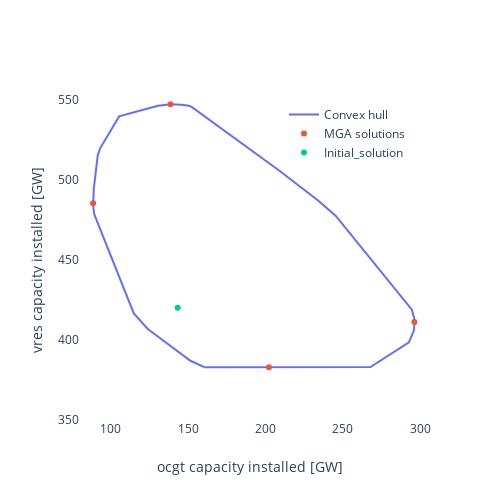

The code cell stored with this chart in its notebook:
### Code cell
fig = go.Figure()



fig.add_trace(go.Scatter(x=hull.points[np.append(hull.vertices,hull.vertices[0])][:,0]/1000,
                          y=hull.points[np.append(hull.vertices,hull.vertices[0])][:,1]/1000,
                          #z=data_detail_sum[:,2],
                          mode='lines',name='Convex hull'))

fig.add_trace(go.Scatter(x=data_detail_sum[:,0]/1000,
                          y=data_detail_sum[:,1]/1000,
                          #z=data_detail_sum[:,2],
                          mode='markers',name='MGA solutions'))

fig.add_trace(go.Scatter(x=[initial_solution[0]/1000],
                          y=[initial_solution[1]/1000],
                          #z=[np.mean(data_detail_sum,axis=0)[2]],
                          mode='markers',name='Initial_solution'))

fig.update_yaxes(title_text='vres capacity installed [GW]',range=[350,550])
fig.update_xaxes(title_text='ocgt capacity installed [GW]',range=[80,300])
fig.update_layout(
    autosize=False,
    showlegend=True,
    width=500,
    height=500,
    paper_bgcolor='rgba(0,0,0,0)',
    plot_bgcolor='rgba(0,0,0,0)',
    legend=dict(x=0.6,y=1)
)
fig.write_image("C:/Users\Tim\OneDrive - Aarhus universitet\Speciale\Report\Images\comparison_4.pdf")
fig.show()

### Figure 1 — Plotly figure (JSON) as saved in the notebook; plotly's stock layout.template omitted (floating-point values rounded to 4 significant figures)
{"data": [{"mode": "lines", "name": "Convex hull", "type": "scatter", "x": [160.4, 267.7, 267.9, 292.8, 295.5, 295.9, 296.2, 296.4, 296.3, 294.7, 248.5, 245.4, 233.8, 209.3, 152.2, 151.7, 150.5, 145.8, 138.6, 130.5, 108.7, 108.3, 105.3, 93.03, 91.77, 91.48, 88.93, 88.55, 88.48, 88.5, 89.15, 89.32, 114.8, 123.7, 126.0, 151.4, 151.5, 160.4], "y": [383.0, 383.0, 383.1, 398.5, 404.3, 405.3, 406.2, 411.2, 413.5, 419.0, 474.7, 477.7, 487.3, 505.6, 545.7, 546.0, 546.4, 547.0, 547.3, 546.4, 541.0, 540.9, 539.8, 519.8, 516.4, 515.4, 494.6, 488.9, 485.5, 483.9, 479.1, 478.4, 416.6, 407.1, 405.3, 387.1, 387.0, 383.0]}, {"mode": "markers", "name": "MGA solutions", "type": "scatter", "x": [88.48, 202.3, 296.4, 138.6], "y": [485.5, 383.0, 411.2, 547.3]}, {"mode": "markers", "name": "Initial_solution", "type": "scatter", "x": [143.2], "y": [420.1]}], "layout": {"autosize": false, "height": 500, "legend": {"x": 0.6, "y": 1}, "paper_bgcolor": "rgba(0,0,0,0)", "plot_bgcolor": "rgba(0,0,0,0)", "showlegend": true, "width": 500, "xaxis": {"range": [80, 300], "title": {"text": "ocgt capacity installed [GW]"}}, "yaxis": {"range": [350, 550], "title": {"text": "vres capacity installed [GW]"}}}}
